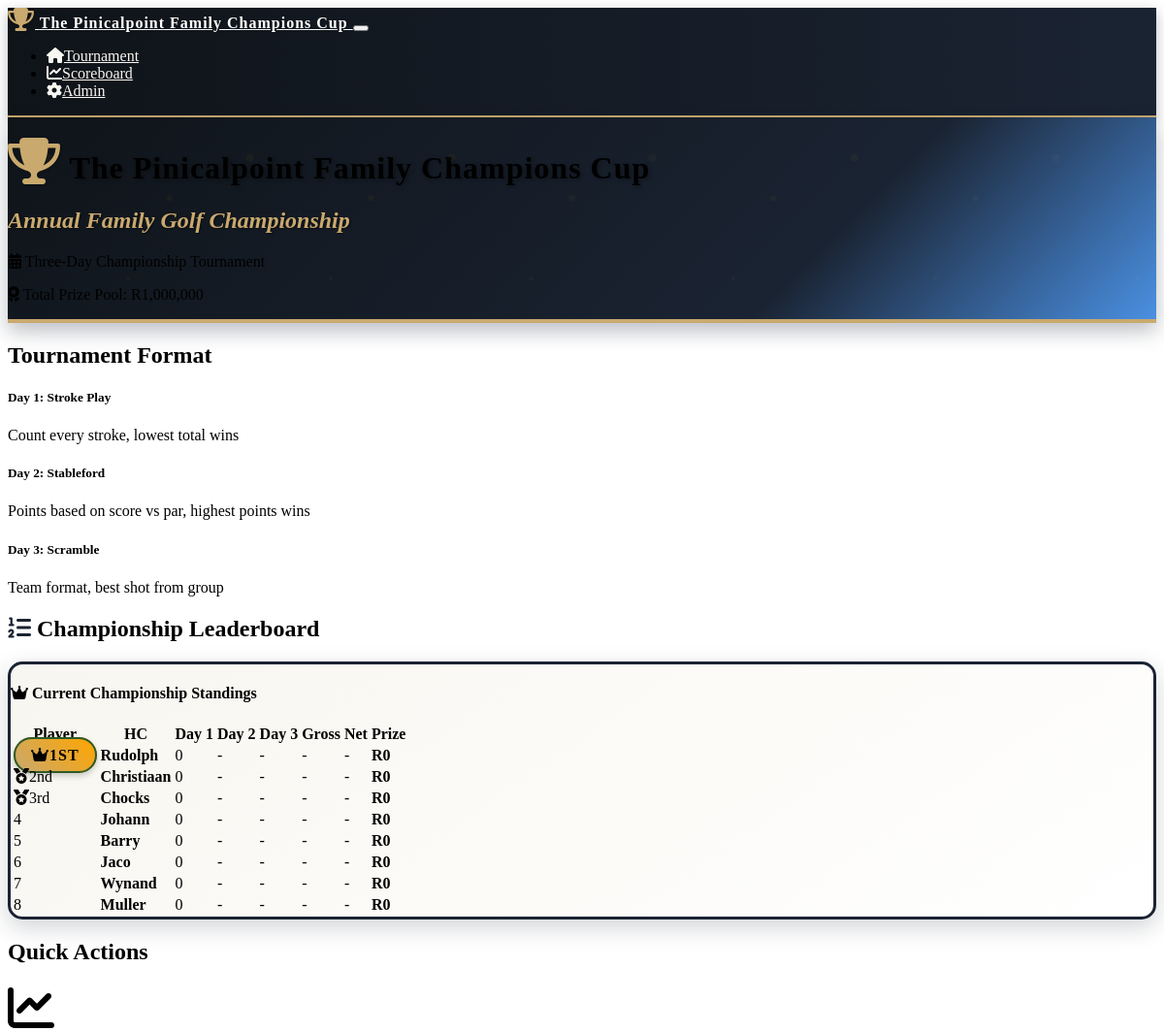
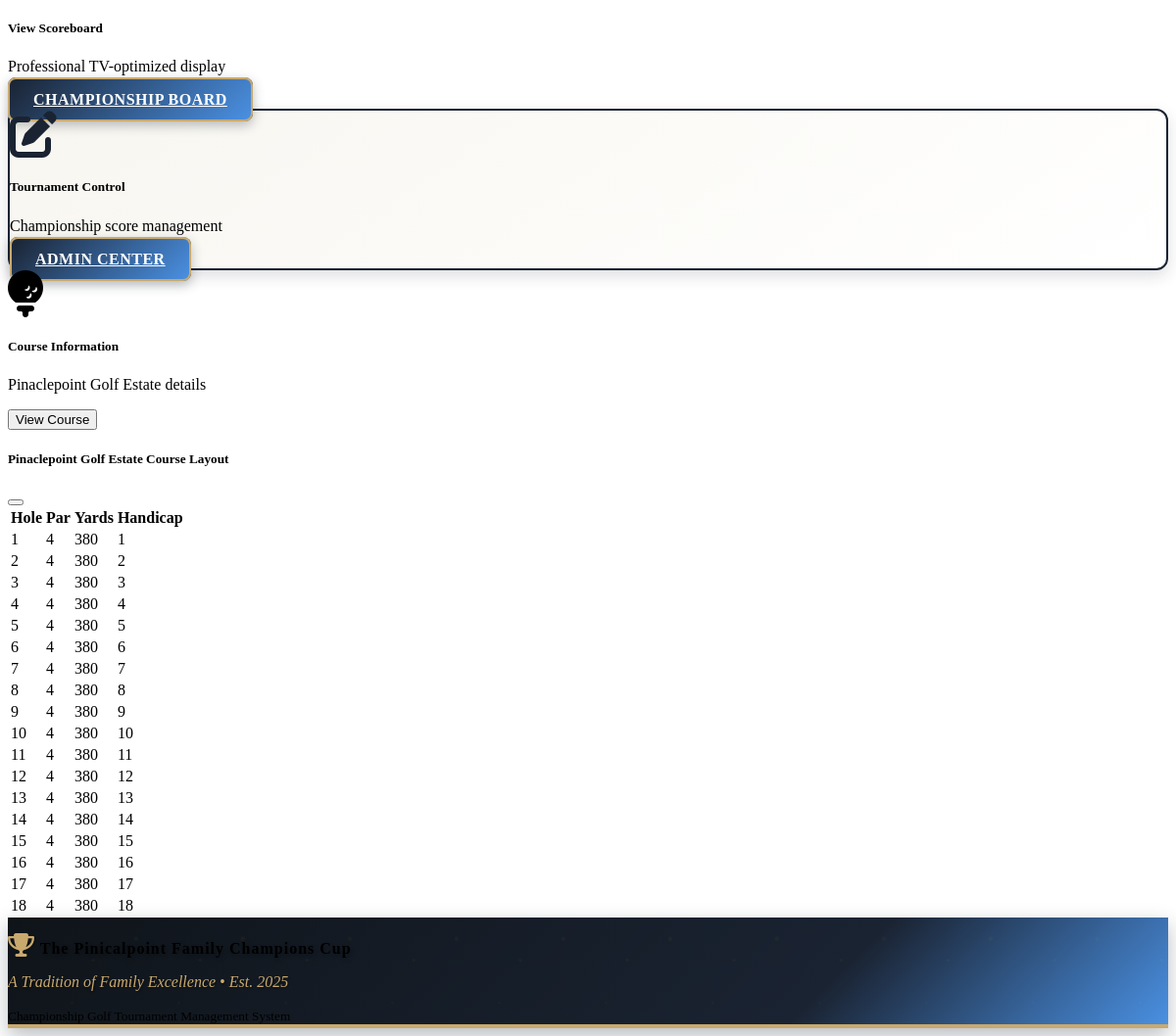
The page / on the database its author committed (2 pictures, top to bottom).
### models.py (models this page shows)
class Tournament(db.Model):
    id = db.Column(db.Integer, primary_key=True)
    name = db.Column(db.String(100), nullable=False, default="The Pinicalpoint Family Champions Cup")
    start_date = db.Column(db.Date, nullable=False)
    total_prize_pool = db.Column(db.Integer, default=1000000)
    created_at = db.Column(db.DateTime, default=datetime.utcnow)
    players = db.relationship('Player', backref='tournament', lazy=True)
    rounds = db.relationship('Round', backref='tournament', lazy=True)

class Round(db.Model):
    id = db.Column(db.Integer, primary_key=True)
    tournament_id = db.Column(db.Integer, db.ForeignKey('tournament.id'), nullable=False)
    day = db.Column(db.Integer, nullable=False)  # 1, 2, or 3
    format = db.Column(db.String(50), nullable=False)  # 'stroke_play', 'stableford', 'scramble'
    date = db.Column(db.Date, nullable=False)
    completed = db.Column(db.Boolean, default=False)
    scores = db.relationship('Score', backref='round', lazy=True)

class Player(db.Model):
    id = db.Column(db.Integer, primary_key=True)
    name = db.Column(db.String(100), nullable=False)
    tournament_id = db.Column(db.Integer, db.ForeignKey('tournament.id'), nullable=False)
    handicap = db.Column(db.Integer, default=0)
    created_at = db.Column(db.DateTime, default=datetime.utcnow)
    scores = db.relationship('Score', backref='player', lazy=True)

### routes.py (the view)
@app.route('/')
def index():
    tournament = Tournament.query.first()
    if not tournament:
        return redirect(url_for('player_setup'))
    players = Player.query.filter_by(tournament_id=tournament.id).all()
    rounds = Round.query.filter_by(tournament_id=tournament.id).order_by(Round.day).all()
    leaderboard = calculate_leaderboard(tournament.id)
    return render_template('index.html',
                         tournament=tournament,
                         players=players,
                         rounds=rounds,
                         leaderboard=leaderboard,
                         tournament_formats=TOURNAMENT_FORMATS)

### templates/index.html
{% extends "base.html" %}
{% block content %}
<div class="container">
    <div class="row mb-4">
        <div class="col-12">
            <div class="card tournament-header">
                <div class="card-body text-center py-5 position-relative">
                    <h1 class="card-title text-white mb-3 tournament-logo display-3">
                        <i class="fas fa-trophy me-3 trophy-icon"></i>
                        The Pinicalpoint Family Champions Cup
                    </h1>
                    <h2 class="tournament-tagline mb-3">
                        Annual Family Golf Championship
                    </h2>
                    <div class="row justify-content-center">
                        <div class="col-md-8">
                            <p class="card-text text-white mb-2 fs-5">
                                <i class="fas fa-calendar-alt me-2"></i>
                                Three-Day Championship Tournament
                            </p>
                            <p class="card-text text-white-50 mb-0 fs-6">
                                <i class="fas fa-award me-2"></i>
                                Total Prize Pool: R{{ "{:,}".format(tournament.total_prize_pool) }}
                            </p>
                        </div>
                    </div>
                </div>
            </div>
        </div>
    </div>
    <div class="row mb-4">
        <div class="col-12">
            <h2 class="mb-3">Tournament Format</h2>
            <div class="row">
                {% for day, format_info in tournament_formats.items() %}
                <div class="col-md-4 mb-3">
                    <div class="card h-100">
                        <div class="card-header">
                            <h5 class="mb-0">Day {{ day }}: {{ format_info.name }}</h5>
                        </div>
                        <div class="card-body">
                            <p class="card-text">{{ format_info.description }}</p>
                        </div>
                    </div>
                </div>
                {% endfor %}
            </div>
        </div>
    </div>
    {% if leaderboard %}
    <div class="row mb-4">
        <div class="col-12">
            <h2 class="mb-3 text-center">
                <i class="fas fa-list-ol me-2 text-golf-green"></i>
                Championship Leaderboard
            </h2>
            <div class="card leaderboard-card">
                <div class="card-header text-center">
                    <h4 class="mb-0">
                        <i class="fas fa-crown me-2"></i>
                        Current Championship Standings
                    </h4>
                </div>
                <div class="card-body">
                    <div class="table-responsive">
                        <table class="table table-striped">
                            <thead>
                                <tr>
                                    <th class="text-start">Player</th>
                                    <th class="text-center">HC</th>
                                    <th class="text-center">Day 1</th>
                                    <th class="text-center">Day 2</th>
                                    <th class="text-center">Day 3</th>
                                    <th class="text-center">Gross</th>
                                    <th class="text-center">Net</th>
                                    <th class="text-center">Prize</th>
                                </tr>
                            </thead>
                            <tbody>
                                {% for player_data in leaderboard %}
                                <tr class="{% if player_data.rank <= 3 %}table-warning{% endif %}">
                                    <td class="text-center">
                                        {% if player_data.rank == 1 %}
                                            <span class="championship-badge">
                                                <i class="fas fa-crown me-1"></i>1st
                                            </span>
                                        {% elif player_data.rank == 2 %}
                                            <span class="badge bg-secondary fs-6">
                                                <i class="fas fa-medal me-1"></i>2nd
                                            </span>
                                        {% elif player_data.rank == 3 %}
                                            <span class="badge bg-warning text-dark fs-6">
                                                <i class="fas fa-medal me-1"></i>3rd
                                            </span>
                                        {% else %}
                                            <span class="fs-5 fw-bold">{{ player_data.rank }}</span>
                                        {% endif %}
                                    </td>
                                    <td><strong class="fs-5">{{ player_data.player.name }}</strong></td>
                                    <td class="text-center">
                                    <span class="badge bg-primary">{{ player_data.player.handicap }}</span>
                                </td>
                                    <td>{{ player_data.day_scores[0] or '-' }}</td>
                                    <td>{{ player_data.day_scores[1] or '-' }}</td>
                                    <td>{{ player_data.day_scores[2] or '-' }}</td>
                                    <td>
                                        {% if player_data.total_score > 0 %}
                                            {{ player_data.total_score }}
                                        {% elif player_data.total_points > 0 %}
                                            {{ player_data.total_points }} pts
                                        {% else %}
                                            -
                                        {% endif %}
                                    </td>
                                    <td class="text-success"><strong>R{{ "{:,}".format(player_data.prize) }}</strong></td>
                                </tr>
                                {% endfor %}
                            </tbody>
                        </table>
                    </div>
                </div>
            </div>
        </div>
    </div>
    {% endif %}
    <div class="row">
        <div class="col-12">
            <h2 class="mb-3">Quick Actions</h2>
            <div class="row">
                <div class="col-md-4 mb-3">
                    <div class="card h-100">
                        <div class="card-body text-center">
                            <i class="fas fa-chart-line fa-3x text-primary mb-3"></i>
                            <h5 class="card-title">View Scoreboard</h5>
                            <p class="card-text">Professional TV-optimized display</p>
                            <a href="{{ url_for('scoreboard') }}" class="btn btn-tournament">Championship Board</a>
                        </div>
                    </div>
                </div>
                <div class="col-md-4 mb-3">
                    <div class="card card-tournament h-100">
                        <div class="card-body text-center">
                            <i class="fas fa-edit fa-3x text-golf-green mb-3"></i>
                            <h5 class="card-title">Tournament Control</h5>
                            <p class="card-text">Championship score management</p>
                            <a href="{{ url_for('admin') }}" class="btn btn-tournament">Admin Center</a>
                        </div>
                    </div>
                </div>
                <div class="col-md-4 mb-3">
                    <div class="card h-100">
                        <div class="card-body text-center">
                            <i class="fas fa-golf-ball fa-3x text-info mb-3"></i>
                            <h5 class="card-title">Course Information</h5>
                            <p class="card-text">Pinaclepoint Golf Estate details</p>
                            <button class="btn btn-info" data-bs-toggle="modal" data-bs-target="#courseModal">
                                View Course
                            </button>
                        </div>
                    </div>
                </div>
            </div>
        </div>
    </div>
</div>
<div class="modal fade" id="courseModal" tabindex="-1">
    <div class="modal-dialog modal-lg">
        <div class="modal-content">
            <div class="modal-header">
                <h5 class="modal-title">Pinaclepoint Golf Estate Course Layout</h5>
                <button type="button" class="btn-close" data-bs-dismiss="modal"></button>
            </div>
            <div class="modal-body">
                <div class="table-responsive">
                    <table class="table table-sm">
                        <thead>
                            <tr>
                                <th>Hole</th>
                                <th>Par</th>
                                <th>Yards</th>
                                <th>Handicap</th>
                            </tr>
                        </thead>
                        <tbody>
                            {% for hole in range(1, 19) %}
                            <tr>
                                <td>{{ hole }}</td>
                                <td>4</td>
                                <td>380</td>
                                <td>{{ hole }}</td>
                            </tr>
                            {% endfor %}
                        </tbody>
                    </table>
                </div>
            </div>
        </div>
    </div>
</div>
{% endblock %}

### templates/base.html (shortened to what this page needs)
<!DOCTYPE html>
<html lang="en" data-bs-theme="dark">
<head>
    <link href="https://cdn.replit.com/agent/bootstrap-agent-dark-theme.min.css" rel="stylesheet">
    <link rel="stylesheet" href="https://cdnjs.cloudflare.com/ajax/libs/font-awesome/6.4.0/css/all.min.css">
    <link rel="stylesheet" href="{{ url_for('static', filename='css/custom.css') }}">
</head>
<body>
    <nav class="navbar navbar-expand-lg navbar-dark navbar-tournament mb-4">
        <div class="container">
            <a class="navbar-brand tournament-logo" href="{{ url_for('index') }}">
                <i class="fas fa-trophy me-2 trophy-icon"></i>
                The Pinicalpoint Family Champions Cup
            </a>
            <button class="navbar-toggler" type="button" data-bs-toggle="collapse" data-bs-target="#navbarNav">
            </button>
            <div class="collapse navbar-collapse" id="navbarNav">
                <ul class="navbar-nav ms-auto">
                    <li class="nav-item">
                        <a class="nav-link" href="{{ url_for('index') }}">
                            <i class="fas fa-home me-1"></i>Tournament
                        </a>
                    </li>
                    <li class="nav-item">
                        <a class="nav-link" href="{{ url_for('scoreboard') }}">
                            <i class="fas fa-chart-line me-1"></i>Scoreboard
                        </a>
                    </li>
                    <li class="nav-item">
                        <a class="nav-link" href="{{ url_for('admin') }}">
                            <i class="fas fa-cog me-1"></i>Admin
                        </a>
                    </li>
                </ul>
            </div>
        </div>
    </nav>
    <main>
        {% block content %}{% endblock %}
    </main>
    <footer class="tournament-header text-light mt-5 py-4">
        <div class="container text-center">
            <p class="mb-1 tournament-logo">
                <i class="fas fa-trophy me-2 trophy-icon"></i>
                The Pinicalpoint Family Champions Cup
            </p>
            <p class="tournament-tagline mb-0">A Tradition of Family Excellence • Est. 2025</p>
            <small class="text-white-50">Championship Golf Tournament Management System</small>
        </div>
    </footer>
</body>
</html>

### rows shown on the page
Tournament: total_prize_pool "1,000,000"
Round: day "2", name "Stableford", description "Points based on score vs par, highest points wins"
Round: day "3", name "Scramble", description "Team format, best shot from group"
Player: player.name "Rudolph", player.handicap "0"
Player: player.name "Christiaan", player.handicap "0"
Player: player.name "Chocks", player.handicap "0"
Player: player.name "Johann", player.handicap "0"
Player: player.name "Barry", player.handicap "0"
Player: player.name "Jaco", player.handicap "0"
Player: player.name "Wynand", player.handicap "0"
Player: player.name "Muller", player.handicap "0"

### other values the page prints
{{ day }} "1"
{{ player_data.day_scores[0] or '-' }} "-" "-" "-" "-" "-" "-" "-" "-"
{{ player_data.day_scores[1] or '-' }} "-" "-" "-" "-" "-" "-" "-" "-"
{{ player_data.day_scores[2] or '-' }} "-" "-" "-" "-" "-" "-" "-" "-"
{{ "{:,}".format(player_data.prize) }} "0" "0" "0" "0" "0" "0" "0" "0"
{{ player_data.rank }} "4" "5" "6" "7" "8"
{{ hole }} "1" "2" "3" "4" "5" "6" "7" "8" "9" "10" "11" "12" "13" "14" "15" "16" "17" "18"
